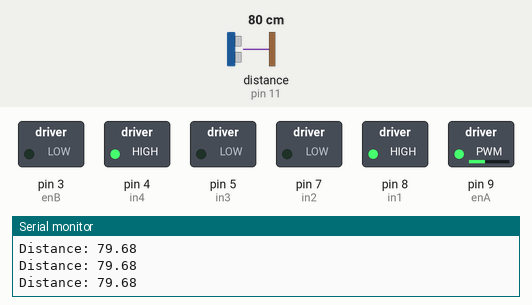
The sketch below on a simulated Arduino Uno, built with avr-gcc and run on an emulated ATmega328P. Shown: switched loads named in the sketch (green lamp = pin HIGH), the last lines printed to the serial monitor. Wiring (inferred from the names in the program): ultrasonic range finder: trigger pin 12; echo pin 11. The test bench sets the inputs (shaded band); at power-on: distance to the obstacle (sensor on pin 11) 80 cm. The echo pulse lasts 58.3 µs per cm; pins used as bus, display or sensor lines are not drawn.

Above: at 1.2 s.
1.3 s: distance to the obstacle (sensor on pin 11) set to 35 cm
At 1.6 s:
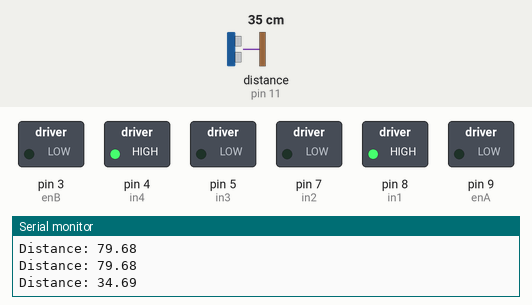
4.3 s: distance to the obstacle (sensor on pin 11) set to 2 cm
At 5.8 s:
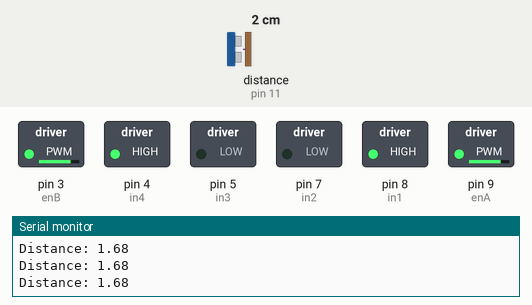
7.3 s: distance to the obstacle (sensor on pin 11) set to 33 cm
10.3 s: distance to the obstacle (sensor on pin 11) set to 40 cm
At 11.5 s:
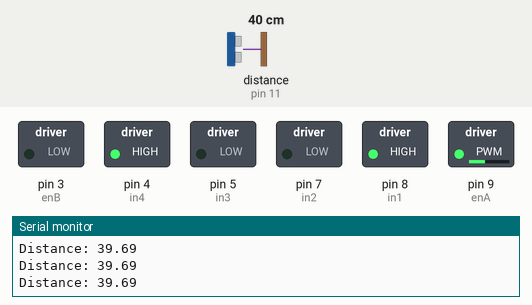
11.8 s: distance to the obstacle (sensor on pin 11) set to 4 cm
At 13.5 s:
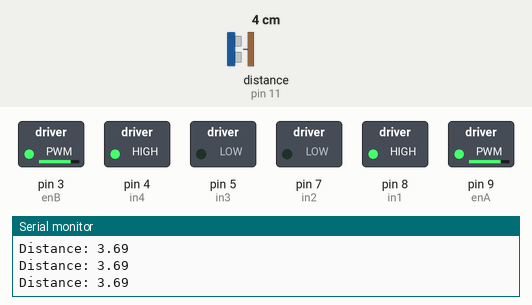
Timing chart, 0 to 15.0 s (numbered marks = the images above; inputs shaded):
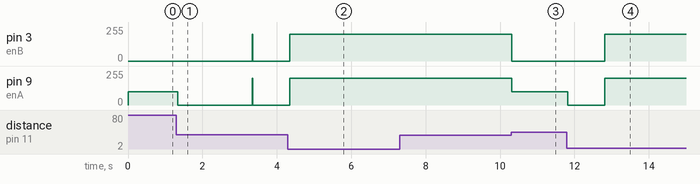

Measured:
- the behaviour switches between 35 and 36 cm on distance to the obstacle (sensor on pin 11) (found by bisection; images 2 and 3)
- after the input at 1.3 s, pin 3 (enB): 0/255 → 200/255 after 2.0 s, → 0/255 0.01 s later; pin 9 (enA): 100/255 → 0/255 at once
- after the input at 4.3 s, pin 3 (enB), pin 9 (enA): goes on until 4.4 s, then stays 200/255
- after the input at 10.3 s, pin 3 (enB): 200/255 → 0/255 at once; pin 9 (enA): 200/255 → 100/255 at once
- after the input at 11.8 s, pin 3 (enB): 0/255 → 200/255 after 1.0 s; pin 9 (enA): 100/255 → 0/255 at once, → 200/255 1.0 s later

The sketch:

autito_l.ino
```cpp
// Motor A connections
int enA = 9;
int in1 = 8;
int in2 = 7;
// Motor B connections
int enB = 3;
int in3 = 5;
int in4 = 4;
// Sensor connections
const int trigPin = 12;
const int echoPin = 11;

// Variables for sensor
float duration, distance;

bool first;

void setup() {
	// Set all the motor control pins to outputs
	pinMode(enA, OUTPUT);
	pinMode(enB, OUTPUT);
	pinMode(in1, OUTPUT);
	pinMode(in2, OUTPUT);
	pinMode(in3, OUTPUT);
	pinMode(in4, OUTPUT);

	// Turn off motors - Initial state
	digitalWrite(in1, HIGH);
    digitalWrite(in2, LOW);
    digitalWrite(in3, LOW);
    digitalWrite(in4, HIGH);

    pinMode(trigPin, OUTPUT);
    pinMode(echoPin, INPUT);
    Serial.begin(9600);

    first = true;
    Serial.begin(9600);

}

void loop() {
    digitalWrite(trigPin, LOW);
	delayMicroseconds(2);
	digitalWrite(trigPin, HIGH);
	delayMicroseconds(10);
	digitalWrite(trigPin, LOW);
    duration = pulseIn(echoPin, HIGH);
    distance = (duration*.0343)/2;

     Serial.print("Distance: ");
	Serial.println(distance);


    if(distance < 35) {
        if (first){
          analogWrite(enA, 0);
          analogWrite(enB, 0);
          delay(1000);
          first = false;
        }

        analogWrite(enA, 200);
        analogWrite(enB, 200);

    }
    else {
      first = true;
        // Move slower so it can detect obstacles
        analogWrite(enA, 100);
        analogWrite(enB, 0);
    }

}
```
